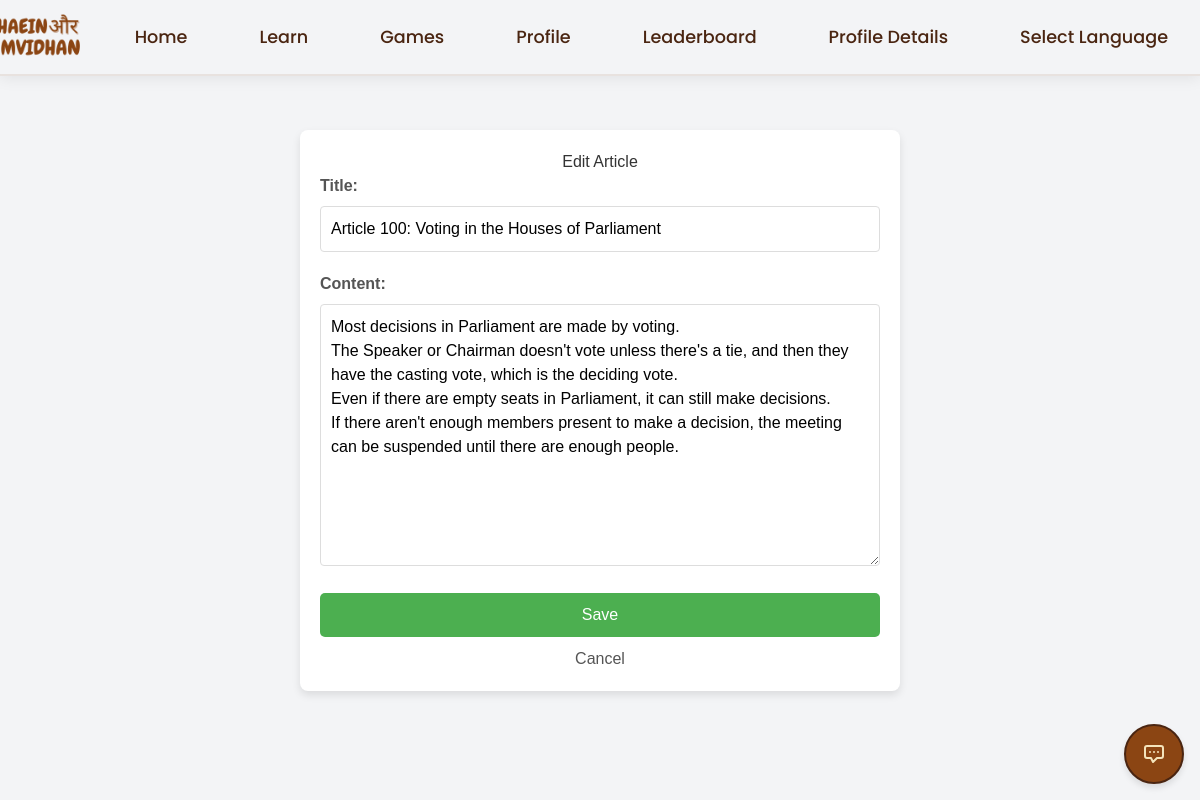
Page /housie-consti/edit/article/1/ (signed in) on the committed database.
### housie_consti/models.py (models this page shows, shortened)
class Article(models.Model):
    PART_CHOICES = [
        (5, 'Part 5'),
        (6, 'Part 6'),
    ]
    TYPE_CHOICES = [
        ('JUD', 'Judiciary'),
        ('LEG', 'Legislative'),
        ('EXEC', 'Executive'),
    ]
    title = models.CharField(max_length=255, default='')
    content = models.TextField(default='')
    article_number = models.CharField(max_length=10, default='')
    part = models.IntegerField(choices=PART_CHOICES, default=5)
    type = models.CharField(max_length=4, choices=TYPE_CHOICES, default='LEG')
    class Meta:
        ordering = ['article_number']
        verbose_name = "Constitutional Article"
        verbose_name_plural = "Constitutional Articles"

### housie_consti/views.py (the view)
# urls.py: path('edit/article/<int:article_id>/', views.edit_article, name='edit_article'),
@login_required
def edit_article(request, article_id):
    article = get_object_or_404(Article, id=article_id)
    if request.method == 'POST':
        form = ArticleForm(request.POST, instance=article)
        if form.is_valid():
            form.save()
            return redirect('article_detail', article_id=article.id)
    else:
        form = ArticleForm(instance=article)
    return render(request, 'housie_consti/article_form.html', {'form': form})

### housie_consti/forms.py
class ArticleForm(forms.ModelForm):
    class Meta:
        model = Article
        fields = ['title', 'content', 'article_number']

### users/templatetags/chat_widget.py (called while the page is built)
@register.inclusion_tag('users/chat_widget.html', takes_context=True)
def chat_widget(context):
    return {
        'request': context.get('request'),
    }

### housie_consti/templates/housie_consti/article_form.html (shortened to what this page needs)
{% extends 'base.html' %}
{% block content %}
<div class="form-container">
    <h2>{% if form.instance.id %}Edit Article{% else %}Add Article{% endif %}</h2>
    <form method="post">
        <label for="id_title">Title:</label>
        {{ form.title }}
        <label for="id_content">Content:</label>
        {{ form.content }}
        <button type="submit">Save</button>
    </form>
    <a href="{% url 'housie_consti:manage_articles' %}" class="cancel-link">Cancel</a>
</div>
{% endblock %}

### users/templates/base.html (style rules this page uses)
body { padding-top: 80px; }
* { cursor: auto !important; }
input[type="text"], input[type="email"], textarea { cursor: text; }
body { top: 0 !important; position: static !important; }
body { top: 0 !important; }

### housie_consti/templates/housie_consti/article_form.html (style rules this page uses)
body { font-family: 'Arial', sans-serif; background-color: #f0f4f8; }
.form-container { max-width: 600px; margin: 50px auto; padding: 20px; background: white; border-radius: 8px; box-shadow: 0 4px 8px rgba(0, 0, 0, 0.1); }
h2 { text-align: center; color: #333; }
label { display: block; margin-bottom: 8px; font-weight: bold; color: #555; }
input[type="text"], textarea { width: 100%; padding: 10px; margin-bottom: 20px; border: 1px solid #ddd; border-radius: 4px; font-size: 16px; }
button { background-color: #4CAF50; color: white; padding: 10px 15px; border: none; border-radius: 5px; cursor: pointer; font-size: 16px; width: 100%; }
.cancel-link { display: block; text-align: center; margin-top: 10px; color: #555; text-decoration: none; }

### rows in the picture
Article: title "Article 100: Voting in the Houses of Parliament", content "Most decisions in Parliament are made by voting. The Speaker or Chairman doesn't vote unless there's a tie, and then they have the casting vote, which is the deciding vote. Even if there are empty seats in Parliament, it can still make decisions. If there aren't enough members present to make a decision, the meeting can be suspended until there are enough people."
